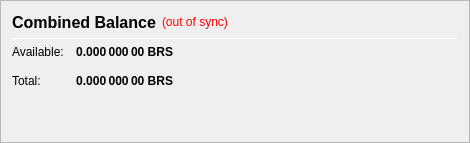
                   <widget class="QFrame" name="frame_CombinedBalances">
                    <property name="minimumSize">
                     <size>
                      <width>470</width>
                      <height>0</height>
                     </size>
                    </property>
                    <property name="frameShape">
                     <enum>QFrame::StyledPanel</enum>
                    </property>
                    <property name="frameShadow">
                     <enum>QFrame::Raised</enum>
                    </property>
                    <layout class="QVBoxLayout" name="verticalLayout_5">
                     <item>
                      <layout class="QHBoxLayout" name="horizontalLayout_5" stretch="0,0,0">
                       <item>
                        <widget class="QLabel" name="label_5z">
                         <property name="minimumSize">
                          <size>
                           <width>0</width>
                           <height>20</height>
                          </size>
                         </property>
                         <property name="font">
                          <font>
                           <pointsize>12</pointsize>
                           <weight>75</weight>
                           <bold>true</bold>
                          </font>
                         </property>
                         <property name="toolTip">
                          <string>Combined Balance (including unconfirmed and immature coins)</string>
                         </property>
                         <property name="text">
                          <string>Combined Balance</string>
                         </property>
                        </widget>
                       </item>
                       <item>
                        <widget class="QLabel" name="labelWalletStatus">
                         <property name="cursor">
                          <cursorShape>WhatsThisCursor</cursorShape>
                         </property>
                         <property name="toolTip">
                          <string>The displayed information may be out of date. Your wallet automatically synchronizes with the BitcoinBrass network after a connection is established, but this process has not completed yet.</string>
                         </property>
                         <property name="styleSheet">
                          <string notr="true">QLabel { color: red; }</string>
                         </property>
                         <property name="text">
                          <string notr="true">(out of sync)</string>
                         </property>
                         <property name="alignment">
                          <set>Qt::AlignLeading|Qt::AlignLeft|Qt::AlignVCenter</set>
                         </property>
                        </widget>
                       </item>
                       <item>
                        <spacer name="horizontalSpacer_1">
                         <property name="orientation">
                          <enum>Qt::Horizontal</enum>
                         </property>
                         <property name="sizeHint" stdset="0">
                          <size>
                           <width>40</width>
                           <height>20</height>
                          </size>
                         </property>
                        </spacer>
                       </item>
                      </layout>
                     </item>
                     <item>
                      <widget class="Line" name="line_CombinedBalance">
                       <property name="minimumSize">
                        <size>
                         <width>0</width>
                         <height>1</height>
                        </size>
                       </property>
                       <property name="maximumSize">
                        <size>
                         <width>16777215</width>
                         <height>1</height>
                        </size>
                       </property>
                       <property name="orientation">
                        <enum>Qt::Horizontal</enum>
                       </property>
                      </widget>
                     </item>
                     <item>
                      <layout class="QGridLayout" name="gridLayout_3">
                       <property name="spacing">
                        <number>12</number>
                       </property>
                       <item row="1" column="0">
                        <widget class="QLabel" name="labelBalanceTextz">
                         <property name="text">
                          <string>Available:</string>
                         </property>
                        </widget>
                       </item>
                       <item row="1" column="1">
                        <widget class="QLabel" name="labelBalancez">
                         <property name="font">
                          <font>
                           <weight>75</weight>
                           <bold>true</bold>
                          </font>
                         </property>
                         <property name="cursor">
                          <cursorShape>IBeamCursor</cursorShape>
                         </property>
                         <property name="toolTip">
                          <string>Your current spendable balance</string>
                         </property>
                         <property name="text">
                          <string notr="true">0.000 000 00 BRS</string>
                         </property>
                         <property name="alignment">
                          <set>Qt::AlignRight|Qt::AlignTrailing|Qt::AlignVCenter</set>
                         </property>
                         <property name="textInteractionFlags">
                          <set>Qt::LinksAccessibleByMouse|Qt::TextSelectableByKeyboard|Qt::TextSelectableByMouse</set>
                         </property>
                        </widget>
                       </item>
                       <item row="2" column="0">
                        <widget class="QLabel" name="labelTotalTextz">
                         <property name="text">
                          <string>Total:</string>
                         </property>
                        </widget>
                       </item>
                       <item row="2" column="1">
                        <widget class="QLabel" name="labelTotalz">
                         <property name="font">
                          <font>
                           <weight>75</weight>
                           <bold>true</bold>
                          </font>
                         </property>
                         <property name="cursor">
                          <cursorShape>IBeamCursor</cursorShape>
                         </property>
                         <property name="toolTip">
                          <string>Total Balance, including all unavailable coins.</string>
                         </property>
                         <property name="text">
                          <string notr="true">0.000 000 00 BRS</string>
                         </property>
                         <property name="alignment">
                          <set>Qt::AlignRight|Qt::AlignTrailing|Qt::AlignVCenter</set>
                         </property>
                         <property name="textInteractionFlags">
                          <set>Qt::LinksAccessibleByMouse|Qt::TextSelectableByKeyboard|Qt::TextSelectableByMouse</set>
                         </property>
                        </widget>
                       </item>
                       <item row="2" column="3">
                        <spacer name="horizontalSpacer_2">
                         <property name="orientation">
                          <enum>Qt::Horizontal</enum>
                         </property>
                         <property name="sizeHint" stdset="0">
                          <size>
                           <width>40</width>
                           <height>20</height>
                          </size>
                         </property>
                        </spacer>
                       </item>
                      </layout>
                     </item>
                     <item>
                      <spacer name="verticalSpacer_1">
                       <property name="orientation">
                        <enum>Qt::Vertical</enum>
                       </property>
                       <property name="sizeHint" stdset="0">
                        <size>
                         <width>20</width>
                         <height>40</height>
                        </size>
                       </property>
                      </spacer>
                     </item>
                    </layout>
                   </widget>
